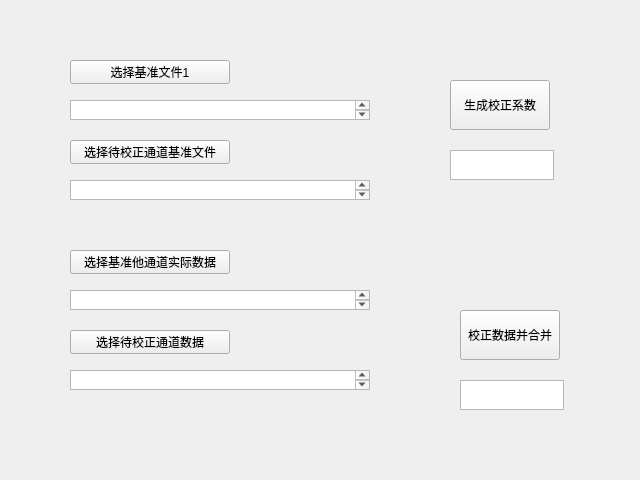
<?xml version="1.0" encoding="UTF-8"?>
<ui version="4.0">
 <class>Form</class>
 <widget class="QWidget" name="Form">
  <property name="geometry">
   <rect>
    <x>0</x>
    <y>0</y>
    <width>640</width>
    <height>480</height>
   </rect>
  </property>
  <property name="windowTitle">
   <string>Form</string>
  </property>
  <widget class="QPushButton" name="pushButton_6">
   <property name="geometry">
    <rect>
     <x>460</x>
     <y>310</y>
     <width>100</width>
     <height>50</height>
    </rect>
   </property>
   <property name="text">
    <string>校正数据并合并</string>
   </property>
  </widget>
  <widget class="QPushButton" name="pushButton">
   <property name="geometry">
    <rect>
     <x>70</x>
     <y>60</y>
     <width>160</width>
     <height>24</height>
    </rect>
   </property>
   <property name="text">
    <string>选择基准文件1</string>
   </property>
  </widget>
  <widget class="QTextEdit" name="textEdit">
   <property name="geometry">
    <rect>
     <x>70</x>
     <y>100</y>
     <width>300</width>
     <height>20</height>
    </rect>
   </property>
  </widget>
  <widget class="QPushButton" name="pushButton_2">
   <property name="geometry">
    <rect>
     <x>70</x>
     <y>140</y>
     <width>160</width>
     <height>24</height>
    </rect>
   </property>
   <property name="text">
    <string>选择待校正通道基准文件</string>
   </property>
  </widget>
  <widget class="QPushButton" name="pushButton_4">
   <property name="geometry">
    <rect>
     <x>70</x>
     <y>250</y>
     <width>160</width>
     <height>24</height>
    </rect>
   </property>
   <property name="text">
    <string>选择基准他通道实际数据</string>
   </property>
  </widget>
  <widget class="QTextEdit" name="textEdit_3">
   <property name="geometry">
    <rect>
     <x>70</x>
     <y>370</y>
     <width>300</width>
     <height>20</height>
    </rect>
   </property>
  </widget>
  <widget class="QPushButton" name="pushButton_3">
   <property name="geometry">
    <rect>
     <x>450</x>
     <y>80</y>
     <width>100</width>
     <height>50</height>
    </rect>
   </property>
   <property name="text">
    <string>生成校正系数</string>
   </property>
  </widget>
  <widget class="QTextEdit" name="textEdit_2">
   <property name="geometry">
    <rect>
     <x>70</x>
     <y>180</y>
     <width>300</width>
     <height>20</height>
    </rect>
   </property>
  </widget>
  <widget class="QPushButton" name="pushButton_5">
   <property name="geometry">
    <rect>
     <x>70</x>
     <y>330</y>
     <width>160</width>
     <height>24</height>
    </rect>
   </property>
   <property name="text">
    <string>选择待校正通道数据</string>
   </property>
  </widget>
  <widget class="QTextEdit" name="textEdit_4">
   <property name="geometry">
    <rect>
     <x>70</x>
     <y>290</y>
     <width>300</width>
     <height>20</height>
    </rect>
   </property>
  </widget>
  <widget class="QTextEdit" name="textEdit_5">
   <property name="geometry">
    <rect>
     <x>450</x>
     <y>150</y>
     <width>104</width>
     <height>30</height>
    </rect>
   </property>
  </widget>
  <widget class="QTextEdit" name="textEdit_6">
   <property name="geometry">
    <rect>
     <x>460</x>
     <y>380</y>
     <width>104</width>
     <height>30</height>
    </rect>
   </property>
  </widget>
 </widget>
 <resources/>
 <connections>
  <connection>
   <sender>pushButton</sender>
   <signal>clicked()</signal>
   <receiver>Form</receiver>
   <slot>selectfile1()</slot>
   <hints>
    <hint type="sourcelabel">
     <x>149</x>
     <y>73</y>
    </hint>
    <hint type="destinationlabel">
     <x>256</x>
     <y>27</y>
    </hint>
   </hints>
  </connection>
  <connection>
   <sender>pushButton_2</sender>
   <signal>clicked()</signal>
   <receiver>Form</receiver>
   <slot>selectfile2()</slot>
   <hints>
    <hint type="sourcelabel">
     <x>161</x>
     <y>147</y>
    </hint>
    <hint type="destinationlabel">
     <x>430</x>
     <y>27</y>
    </hint>
   </hints>
  </connection>
  <connection>
   <sender>pushButton_4</sender>
   <signal>clicked()</signal>
   <receiver>Form</receiver>
   <slot>selectfile3()</slot>
   <hints>
    <hint type="sourcelabel">
     <x>157</x>
     <y>255</y>
    </hint>
    <hint type="destinationlabel">
     <x>438</x>
     <y>224</y>
    </hint>
   </hints>
  </connection>
  <connection>
   <sender>pushButton_5</sender>
   <signal>clicked()</signal>
   <receiver>Form</receiver>
   <slot>selectfile4()</slot>
   <hints>
    <hint type="sourcelabel">
     <x>171</x>
     <y>336</y>
    </hint>
    <hint type="destinationlabel">
     <x>371</x>
     <y>467</y>
    </hint>
   </hints>
  </connection>
  <connection>
   <sender>pushButton_3</sender>
   <signal>clicked()</signal>
   <receiver>Form</receiver>
   <slot>dataanalyse()</slot>
   <hints>
    <hint type="sourcelabel">
     <x>501</x>
     <y>106</y>
    </hint>
    <hint type="destinationlabel">
     <x>605</x>
     <y>45</y>
    </hint>
   </hints>
  </connection>
  <connection>
   <sender>pushButton_6</sender>
   <signal>clicked()</signal>
   <receiver>Form</receiver>
   <slot>datareform()</slot>
   <hints>
    <hint type="sourcelabel">
     <x>514</x>
     <y>326</y>
    </hint>
    <hint type="destinationlabel">
     <x>631</x>
     <y>244</y>
    </hint>
   </hints>
  </connection>
 </connections>
 <slots>
  <signal>button1_click()</signal>
  <signal>button2_click()</signal>
  <signal>button3_click()</signal>
  <signal>button4_click()</signal>
  <signal>button5_click()</signal>
  <signal>button6_click()</signal>
  <slot>selectfile1()</slot>
  <slot>selectfile2()</slot>
  <slot>selectfile3()</slot>
  <slot>selectfile4()</slot>
  <slot>dataanalyse()</slot>
  <slot>datareform()</slot>
 </slots>
</ui>
